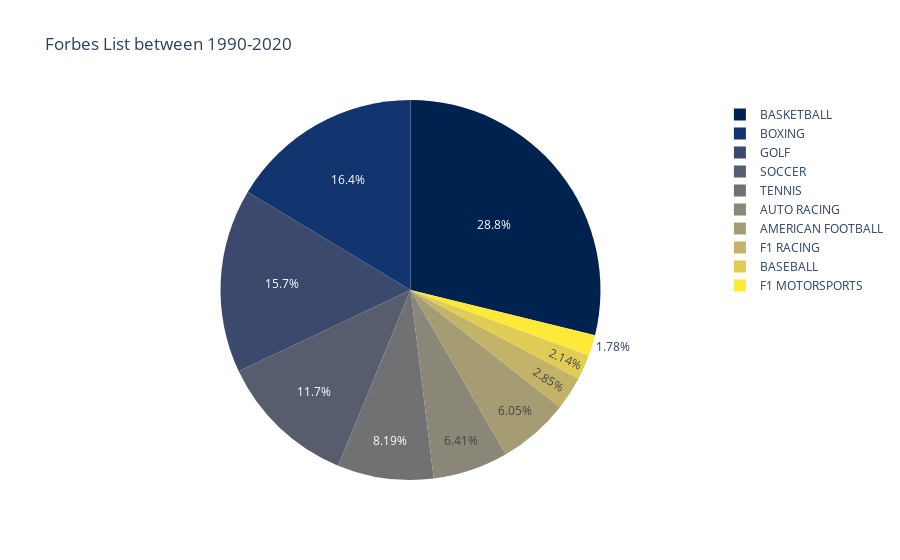

The notebook cell saved with this chart:
### Code cell
px.pie(df_sports, 'Sport', 'Count', 
       color_discrete_sequence=px.colors.sequential.Cividis, 
       title="Forbes List between 1990-2020")

### Figure 1 — Plotly figure (JSON) as saved in the notebook; plotly's stock layout.template omitted (floating-point values rounded to 4 significant figures)
{"data": [{"domain": {"x": [0, 1], "y": [0, 1]}, "hovertemplate": "Sport=%{label}<br>Count=%{value}<extra></extra>", "labels": ["BASKETBALL", "BOXING", "GOLF", "SOCCER", "TENNIS", "AUTO RACING", "AMERICAN FOOTBALL", "F1 RACING", "BASEBALL", "F1 MOTORSPORTS"], "legendgroup": "", "name": "", "showlegend": true, "type": "pie", "values": [81, 46, 44, 33, 23, 18, 17, 8, 6, 5]}], "layout": {"legend": {"tracegroupgap": 0}, "piecolorway": ["#00224e", "#123570", "#3b496c", "#575d6d", "#707173", "#8a8678", "#a59c74", "#c3b369", "#e1cc55", "#fee838"], "title": {"text": "Forbes List between 1990-2020"}}}
